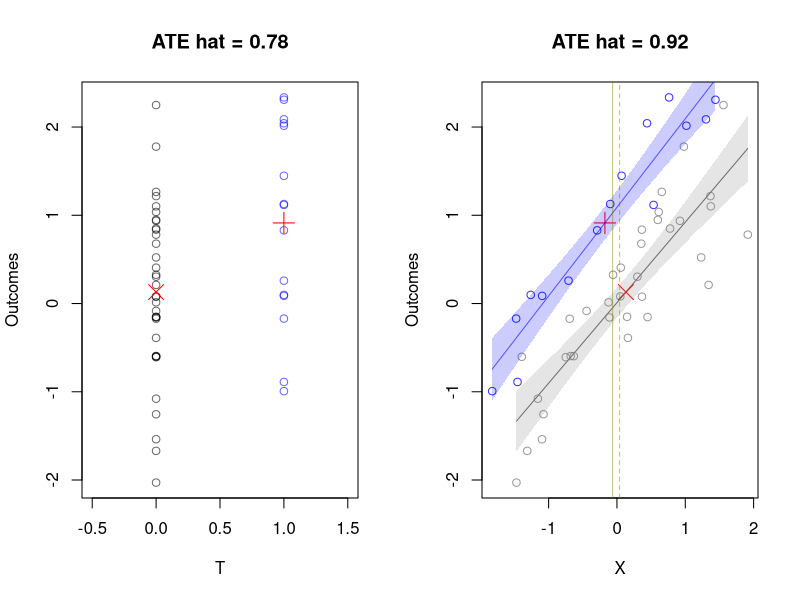
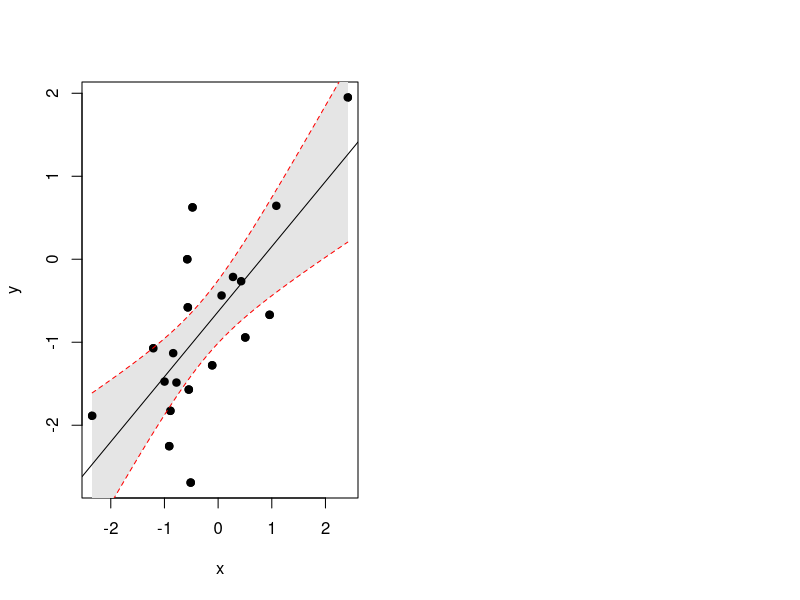

Write the R code that produced these figures, in order.
## ---- chunk 1
knitr::opts_chunk$set(echo = TRUE)
## ---- chunk 2
rm(list = ls())

set.seed(1016)
n = 50
n_T = 15
n_C = n - n_T
rho = n_T / n
X = rnorm(n)
e = 0.5 * rnorm(n)

idx_treated = sample(n, n_T, replace=FALSE)
idx_control = setdiff(1:n,idx_treated)

T = rep(0, n)
T[idx_treated] = 1

y = T + X + e

ATE_unadj = mean(y[idx_treated])-mean(y[idx_control])

X_tmp = X[idx_treated] - mean(X[idx_treated])
y_tmp = y[idx_treated] - mean(y[idx_treated])
beta_hat_treated = solve(t(X_tmp)%*%X_tmp)%*%t(X_tmp)%*%y_tmp
X_tmp = X[idx_control] - mean(X[idx_control])
y_tmp = y[idx_control] - mean(y[idx_control])
beta_hat_control = solve(t(X_tmp)%*%X_tmp)%*%t(X_tmp)%*%y_tmp
ATE_adj = (mean(y[idx_treated])-(mean(X[idx_treated]) - mean(X))*beta_hat_treated) - (mean(y[idx_control])--(mean(X[idx_control]) - mean(X))*beta_hat_control)


# plot
par(mfrow=c(1,2))
plot(T[idx_treated], y[idx_treated], xlim=c(-0.5,1.5), ylim=c(min(y), max(y)), ylab="Outcomes", xlab="T", col=rgb(0, 0, 255, 150, maxColorValue=255), main=paste("ATE hat =", round(ATE_unadj,2)))
points(T[idx_control], y[idx_control], col=rgb(0, 0, 0, 150, maxColorValue=255))
points(1, mean(y[idx_treated]), col="red", pch=3, cex=2)
points(0, mean(y[idx_control]), col="red", pch=4, cex=2)

plot(X[idx_treated], y[idx_treated], col=rgb(0, 0, 1, 0.8), main=paste("ATE hat =",round(ATE_adj,2)), ylab="Outcomes", xlab="X", xlim=c(min(X), max(X)), ylim=c(min(y), max(y)))
points(mean(X[idx_treated]), mean(y[idx_treated]),pch=3, cex=2, col="red")
lines(c(min(X[idx_treated]), max(X[idx_treated])), c(beta_hat_treated)*(c(min(X[idx_treated]), max(X[idx_treated])) - mean(X[idx_treated])) + mean(y[idx_treated]), col=rgb(0, 0, 255, 150, maxColorValue=255))
lines(c(min(X[idx_control]), max(X[idx_control])), c(beta_hat_control)*(c(min(X[idx_control]), max(X[idx_control])) - mean(X[idx_control])) + mean(y[idx_control]), col=rgb(0, 0, 0, 150, maxColorValue=255))
points(X[idx_control], y[idx_control], col=rgb(0.5, 0.5, 0.5, 0.8))
points(mean(X[idx_control]), mean(y[idx_control]), pch=4, cex=2, col="red")
# vertical line: X mean
abline(v=mean(X), col=rgb(0.5, 0.5, 0, 0.5), lty='dashed')

# 95% predict interval
# prediction interval: treated
df_treated <- data.frame(x = X[idx_treated]-mean(X[idx_treated]),
                         y = y[idx_treated]-mean(y[idx_treated]))
mod <- lm(y ~ x, data = df_treated)
newx <- seq(min(X[idx_treated]) - mean(X[idx_treated]), max(X[idx_treated]) - mean(X[idx_treated]), length.out=100)
preds <- predict(mod, newdata = data.frame(x=newx), interval = 'confidence')
polygon(c(rev(newx), newx)+mean(X[idx_treated]), c(rev(preds[ ,3]), preds[ ,2])+mean(y[idx_treated]), col = rgb(0, 0, 1, 0.2), border = NA, )
#lines(newx+mean(X[idx_treated]), preds[ ,3]+mean(y[idx_treated]), lty = 'dashed', col = 'red')
#lines(newx+mean(X[idx_treated]), preds[ ,2]+mean(y[idx_treated]), lty = 'dashed', col = 'red')

# prediction interval: control
df_control <- data.frame(x = X[idx_control]-mean(X[idx_control]),
                         y = y[idx_control]-mean(y[idx_control]))
mod <- lm(y ~ x, data = df_control)
newx <- seq(min(X[idx_control]) - mean(X[idx_control]), max(X[idx_control]) - mean(X[idx_control]), length.out=100)
preds <- predict(mod, newdata = data.frame(x=newx), interval = 'confidence')
polygon(c(rev(newx), newx)+mean(X[idx_control]), c(rev(preds[ ,3]), preds[ ,2])+mean(y[idx_control]), col = rgb(0.5, 0.5, 0.5, 0.2), border = NA, )
#lines(newx+mean(X[idx_control]), preds[ ,3]+mean(y[idx_control]), lty = 'dashed', col = 'red')
#lines(newx+mean(X[idx_control]), preds[ ,2]+mean(y[idx_control]), lty = 'dashed', col = 'red')

# vertical line: weighted X mean
# abline(v=mean(X), col=rgb(0.5, 0.5, 0, 0.5))
X_center = (mean(X[idx_treated])%*%solve(t(X[idx_treated])%*%X[idx_treated]) + mean(X[idx_control])%*%solve(t(X[idx_control])%*%X[idx_control])) %*% solve(solve(t(X[idx_treated])%*%X[idx_treated]) + solve(t(X[idx_control])%*%X[idx_control]))
abline(v=X_center, col=rgb(0.5, 0.5, 0, 0.5))
## ---- chunk 3
set.seed(1234)
x <- rnorm(20)
df <- data.frame(x = x,
                 y = x + rnorm(20))

# model
mod <- lm(y ~ x, data = df)

# predicts + interval
newx <- seq(min(x), max(x), length.out=100)
preds <- predict(mod, newdata = data.frame(x=newx), interval = 'confidence')

# plot
plot(y ~ x, data = df)
# add fill
polygon(c(rev(newx), newx), c(rev(preds[ ,3]), preds[ ,2]), col = 'grey90', border = NA)
points(y~x, data=df, pc=19, cex=1)
# model
abline(mod)
# intervals
lines(newx, preds[ ,3], lty = 'dashed', col = 'red')
lines(newx, preds[ ,2], lty = 'dashed', col = 'red')
